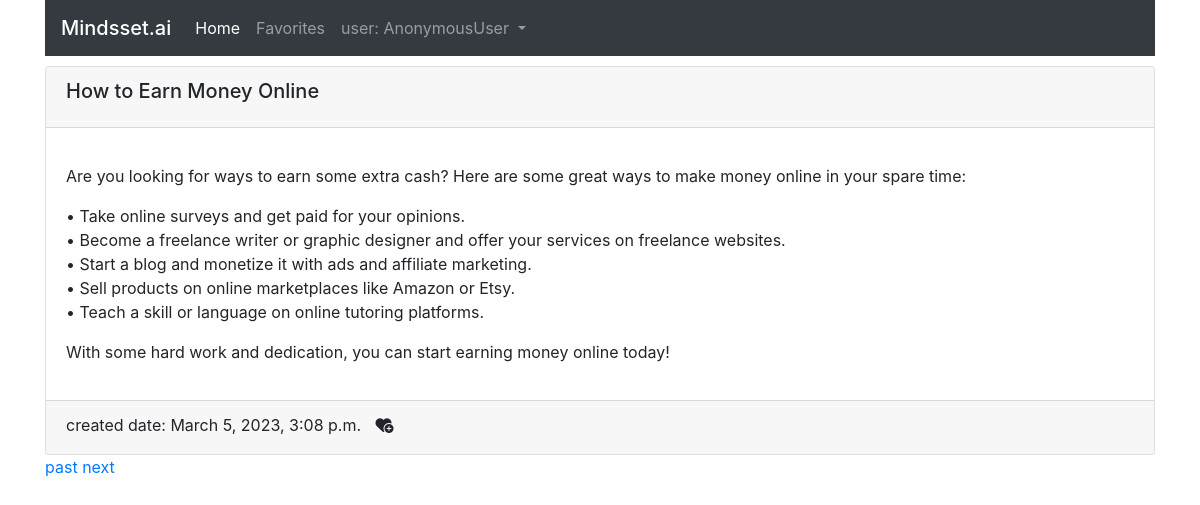
The page /postdetail/how-to-earn-money-online/ on the database its author committed.
### core/models.py (models this page shows, shortened)
class Post(models.Model):
    title = models.CharField(max_length=80)
    content = models.TextField()
    slug = models.SlugField(max_length=400, unique=True, blank=True)
    date = models.DateTimeField(auto_now_add=True)
    active = models.BooleanField(default=True)
    link = models.URLField(max_length=200, blank=True)

### core/views.py (the view)
# urls.py: path('postdetail/<slug>/', views.postdetail, name ='postdetail'),
def postdetail(request, slug):
    post = Post.objects.get(slug=slug)
    pastPost = Post.objects.get(id=(post.id-1))
    nextPost = Post.objects.get(id=(post.id+1))
    context={
        'post':post,
        'pastPost':pastPost,
        'nextPost':nextPost,
    }
    return render(request, 'postdetail.html', context)

### templates/postdetail.html (shortened to what this page needs)
{% extends "index.html" %}
{% block content %}
<div class="card" style="margin-top: 10px;">
    <div class="card-header">
        <h5 class="card-title">{{post.title}}</h5>
    </div>
    <div class="card-body">
      <p class="card-text">{{post.content | linebreaks}}</p>
    </div>
    <div class="card-footer">
        created date: {{post.date}}
        <i data-post={{post.id}} data-action="add"  style = " margin-left: 10px; height:25px; width:auto; " class="fa-solid fa-heart-circle-plus favi update-fav"></i>
      </div>
  </div>
  <a href="{% url 'postdetail' slug=pastPost.slug %}"> past</a>
  <a href="{% url 'postdetail' slug=nextPost.slug %}"> next </a>
{% endblock content %}

### rows shown on the page
Post: title "How to Earn Money Online", content "Are you looking for ways to earn some extra cash? Here are some great ways to make money online in your spare time: • Take online surveys and get paid for your opinions. • Become a freelance writer or graphic designer and offer your services on freelance websites. • Start a blog and monetize it with ads and affiliate marketing. • Sell products on online marketplaces like Amazon or Etsy. • Teach a skill or language on online tutoring platforms. With some hard work and dedication, you can start earning money online today!", date "March 5, 2023, 3:08 p.m."

### other values the page prints
{{ request.user }} "AnonymousUser"
